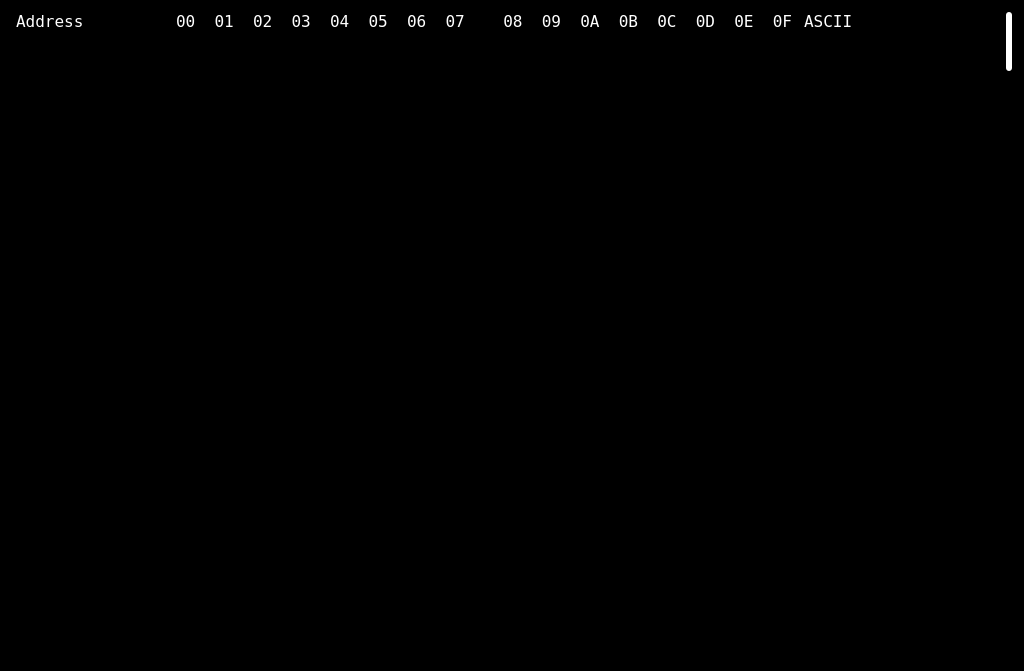
<?xml version="1.0" encoding="UTF-8"?>
<ui version="4.0">
 <class>Widget</class>
 <widget class="QWidget" name="Widget">
  <property name="geometry">
   <rect>
    <x>0</x>
    <y>0</y>
    <width>1024</width>
    <height>671</height>
   </rect>
  </property>
  <property name="windowTitle">
   <string>Widget</string>
  </property>
  <property name="windowOpacity">
   <double>1.000000000000000</double>
  </property>
  <property name="styleSheet">
   <string notr="true">background-color: rgb(0, 0, 0);</string>
  </property>
  <layout class="QHBoxLayout" name="horizontalLayout">
   <item>
    <widget class="QFrame" name="addressFrame">
     <property name="maximumSize">
      <size>
       <width>200</width>
       <height>16777215</height>
      </size>
     </property>
     <property name="frameShape">
      <enum>QFrame::StyledPanel</enum>
     </property>
     <property name="frameShadow">
      <enum>QFrame::Raised</enum>
     </property>
     <layout class="QVBoxLayout" name="verticalLayout">
      <property name="spacing">
       <number>0</number>
      </property>
      <property name="leftMargin">
       <number>0</number>
      </property>
      <property name="topMargin">
       <number>0</number>
      </property>
      <property name="rightMargin">
       <number>0</number>
      </property>
      <property name="bottomMargin">
       <number>0</number>
      </property>
      <item>
       <widget class="QLabel" name="label_address">
        <property name="maximumSize">
         <size>
          <width>100</width>
          <height>16777215</height>
         </size>
        </property>
        <property name="font">
         <font>
          <family>Fixedsys</family>
          <pointsize>12</pointsize>
         </font>
        </property>
        <property name="styleSheet">
         <string notr="true">color: rgb(255, 255, 255);</string>
        </property>
        <property name="text">
         <string>Address</string>
        </property>
        <property name="alignment">
         <set>Qt::AlignLeading|Qt::AlignLeft|Qt::AlignVCenter</set>
        </property>
        <property name="indent">
         <number>4</number>
        </property>
       </widget>
      </item>
      <item>
       <widget class="SCPlainTextEdit" name="addressPlainTextEdit">
        <property name="minimumSize">
         <size>
          <width>120</width>
          <height>0</height>
         </size>
        </property>
        <property name="maximumSize">
         <size>
          <width>120</width>
          <height>16777215</height>
         </size>
        </property>
        <property name="font">
         <font>
          <family>Fixedsys</family>
          <pointsize>12</pointsize>
         </font>
        </property>
        <property name="cursor" stdset="0">
         <cursorShape>ArrowCursor</cursorShape>
        </property>
        <property name="styleSheet">
         <string notr="true">color: rgb(255, 255, 255);
background-color: rgba(255, 255, 255, 0);</string>
        </property>
        <property name="verticalScrollBarPolicy">
         <enum>Qt::ScrollBarAlwaysOff</enum>
        </property>
        <property name="backgroundVisible">
         <bool>false</bool>
        </property>
       </widget>
      </item>
     </layout>
    </widget>
   </item>
   <item>
    <widget class="QFrame" name="hexFrame">
     <property name="frameShape">
      <enum>QFrame::StyledPanel</enum>
     </property>
     <property name="frameShadow">
      <enum>QFrame::Raised</enum>
     </property>
     <layout class="QVBoxLayout" name="verticalLayout_3">
      <property name="spacing">
       <number>0</number>
      </property>
      <property name="leftMargin">
       <number>0</number>
      </property>
      <property name="topMargin">
       <number>0</number>
      </property>
      <property name="rightMargin">
       <number>0</number>
      </property>
      <property name="bottomMargin">
       <number>0</number>
      </property>
      <item>
       <widget class="QLabel" name="label_byte">
        <property name="font">
         <font>
          <family>Fixedsys</family>
          <pointsize>12</pointsize>
         </font>
        </property>
        <property name="styleSheet">
         <string notr="true">color: rgb(255, 255, 255);</string>
        </property>
        <property name="text">
         <string>00  01  02  03  04  05  06  07    08  09  0A  0B  0C  0D  0E  0F</string>
        </property>
        <property name="alignment">
         <set>Qt::AlignLeading|Qt::AlignLeft|Qt::AlignVCenter</set>
        </property>
        <property name="margin">
         <number>0</number>
        </property>
        <property name="indent">
         <number>4</number>
        </property>
       </widget>
      </item>
      <item>
       <widget class="SCPlainTextEdit" name="hexPlainTextEdit">
        <property name="enabled">
         <bool>true</bool>
        </property>
        <property name="minimumSize">
         <size>
          <width>600</width>
          <height>0</height>
         </size>
        </property>
        <property name="font">
         <font>
          <family>Fixedsys</family>
          <pointsize>12</pointsize>
         </font>
        </property>
        <property name="mouseTracking">
         <bool>false</bool>
        </property>
        <property name="styleSheet">
         <string notr="true">color: rgb(255, 255, 255);
selection-background-color: rgb(255, 170, 0);
selection-color: rgb(255, 255, 255);
background-color: rgba(255, 255, 255, 0);</string>
        </property>
        <property name="verticalScrollBarPolicy">
         <enum>Qt::ScrollBarAlwaysOff</enum>
        </property>
       </widget>
      </item>
     </layout>
    </widget>
   </item>
   <item>
    <widget class="QFrame" name="asciiFrame">
     <property name="maximumSize">
      <size>
       <width>200</width>
       <height>16777215</height>
      </size>
     </property>
     <property name="frameShape">
      <enum>QFrame::StyledPanel</enum>
     </property>
     <property name="frameShadow">
      <enum>QFrame::Raised</enum>
     </property>
     <layout class="QVBoxLayout" name="verticalLayout_2">
      <property name="spacing">
       <number>0</number>
      </property>
      <property name="leftMargin">
       <number>0</number>
      </property>
      <property name="topMargin">
       <number>0</number>
      </property>
      <property name="rightMargin">
       <number>0</number>
      </property>
      <property name="bottomMargin">
       <number>0</number>
      </property>
      <item>
       <widget class="QLabel" name="label_ascii">
        <property name="maximumSize">
         <size>
          <width>16777215</width>
          <height>16777215</height>
         </size>
        </property>
        <property name="font">
         <font>
          <family>Fixedsys</family>
          <pointsize>12</pointsize>
         </font>
        </property>
        <property name="styleSheet">
         <string notr="true">color: rgb(255, 255, 255);</string>
        </property>
        <property name="text">
         <string>ASCII</string>
        </property>
        <property name="alignment">
         <set>Qt::AlignLeading|Qt::AlignLeft|Qt::AlignVCenter</set>
        </property>
        <property name="indent">
         <number>4</number>
        </property>
       </widget>
      </item>
      <item>
       <widget class="SCPlainTextEdit" name="asciiPlainTextEdit">
        <property name="minimumSize">
         <size>
          <width>160</width>
          <height>0</height>
         </size>
        </property>
        <property name="maximumSize">
         <size>
          <width>16777215</width>
          <height>16777215</height>
         </size>
        </property>
        <property name="font">
         <font>
          <family>Fixedsys</family>
          <pointsize>12</pointsize>
         </font>
        </property>
        <property name="styleSheet">
         <string notr="true">color: rgb(255, 255, 255);
background-color: rgba(255, 255, 255, 0);</string>
        </property>
        <property name="verticalScrollBarPolicy">
         <enum>Qt::ScrollBarAlwaysOff</enum>
        </property>
       </widget>
      </item>
     </layout>
    </widget>
   </item>
   <item>
    <widget class="QFrame" name="scrollBarFrame">
     <property name="maximumSize">
      <size>
       <width>8</width>
       <height>16777215</height>
      </size>
     </property>
     <property name="frameShape">
      <enum>QFrame::StyledPanel</enum>
     </property>
     <property name="frameShadow">
      <enum>QFrame::Raised</enum>
     </property>
     <layout class="QVBoxLayout" name="verticalLayout_4">
      <property name="spacing">
       <number>0</number>
      </property>
      <property name="leftMargin">
       <number>0</number>
      </property>
      <property name="topMargin">
       <number>0</number>
      </property>
      <property name="rightMargin">
       <number>0</number>
      </property>
      <property name="bottomMargin">
       <number>0</number>
      </property>
      <item>
       <widget class="QScrollBar" name="verticalScrollBar">
        <property name="styleSheet">
         <string notr="true">QScrollBar:vertical {
border: none;
background: transparent;
width: 6px;
} 
QScrollBar::handle:vertical 
{
background-color: rgba(255,255,255,1);
min-height: 30px;
border-radius:3px;
width: 6px;
}
QScrollBar::add-line:vertical 
{
border: none;
height: 0px;
} 
QScrollBar::sub-line:vertical 
{
border: none;
height: 0px;
} 
QScrollBar::add-page:vertical,QScrollBar::sub-page:vertical 
{
background:transparent;
border-radius:3px;
}</string>
        </property>
        <property name="orientation">
         <enum>Qt::Vertical</enum>
        </property>
       </widget>
      </item>
     </layout>
    </widget>
   </item>
  </layout>
 </widget>
 <customwidgets>
  <customwidget>
   <class>SCPlainTextEdit</class>
   <extends>QPlainTextEdit</extends>
   <header location="global">sc_plain_text_edit.h</header>
  </customwidget>
 </customwidgets>
 <resources/>
 <connections/>
</ui>
